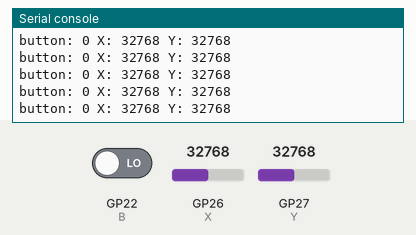
Simulated run of this program. Board: Raspberry Pi Pico running MicroPython. Parts: the last lines printed to the serial console. Inputs (shaded band) come from the test bench; at power-on: GP26 (X) = 32768, GP27 (Y) = 32768, GP22 (B) LOW (analog values on the 0–65535 scale).

Above: at 1.2 s.
1.3 s: GP26 (X) set to 45874
At 1.32 s:
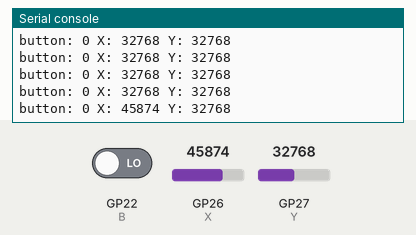
2.8 s: GP27 (Y) set to 45874
At 2.83 s:
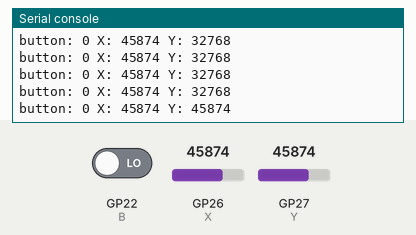
4.3 s: GP22 (B) driven HIGH
At 4.34 s:
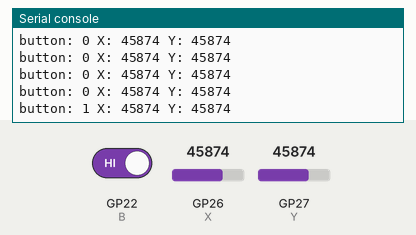
5.8 s: GP26 (X) set to 57670
At 5.85 s:
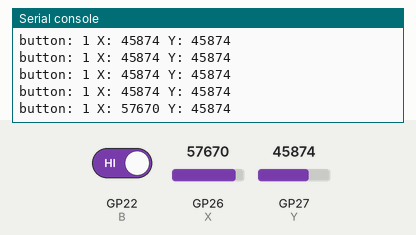
7.3 s: GP27 (Y) set to 57670
At 7.36 s:
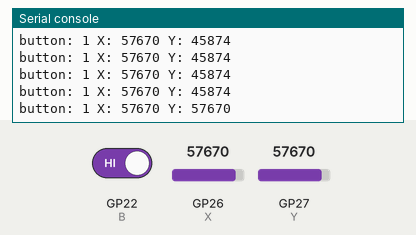
8.8 s: GP22 (B) driven LOW
At 8.87 s:
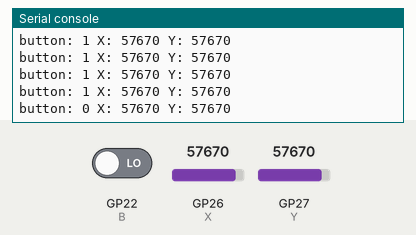
Timing chart, 0 to 11.3 s (numbered marks = the images above; inputs shaded):
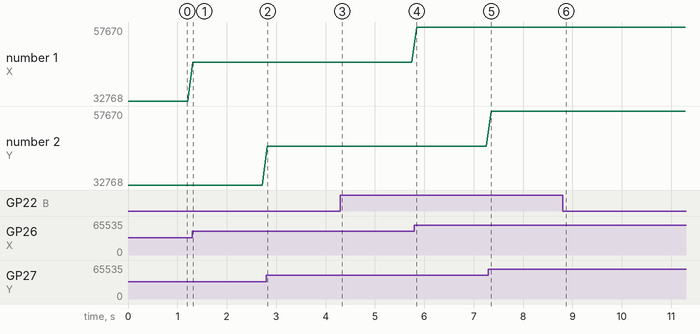

The program:

joystick.py
```python
'''
 * Keyestudio 24 in 1 Starter Kit for Raspberry Pi Pico
 * lesson 16
 * Joystick
 * http://www.keyestudio.com
'''
import machine
import utime

B = machine.Pin(22, machine.Pin.IN)
X = machine.ADC(26)
Y = machine.ADC(27)
while True:
    B_value = B.value()
    X_value = X.read_u16()
    Y_value = Y.read_u16()
    print("button:", end = " ")
    print(B_value, end = " ")
    print("X:", end = " ")
    print(X_value, end = " ")
    print("Y:", end = " ")
    print(Y_value)
    utime.sleep(0.1)
```

Measured:
- after the input at 1.3 s, the serial console: prints a new line at once (image 1)
- after the input at 2.8 s, the serial console: prints a new line at once (image 2)
- after the input at 4.3 s, the serial console: prints a new line at once (image 3)
- after the input at 5.8 s, the serial console: prints a new line at once (image 4)
- after the input at 7.3 s, the serial console: prints a new line after 0.05 s (image 5)
- after the input at 8.8 s, the serial console: prints a new line after 0.07 s (image 6)
- plotted number 1: 32768 → 45874 after the input at 1.3 s, 45874 → 57670 after the input at 5.8 s
